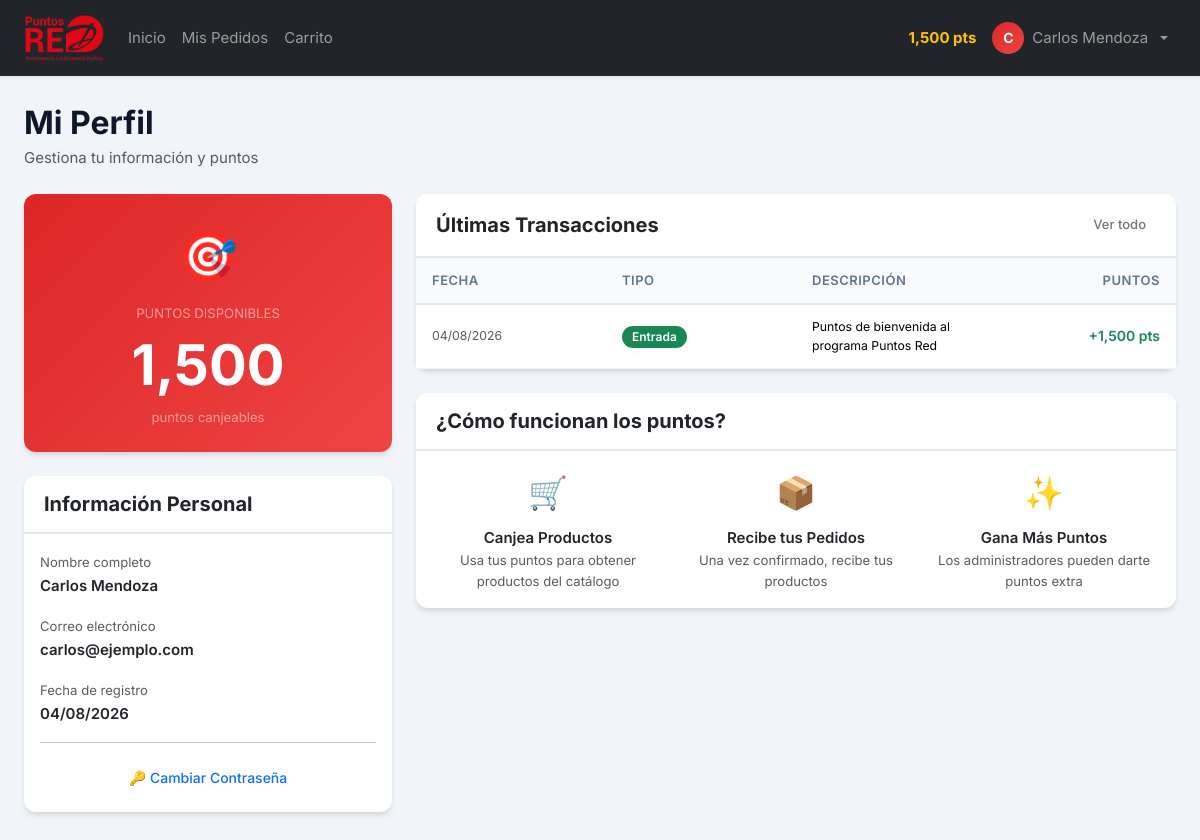
Page /usuario/perfil.php (signed in) on the committed database.
### tables this page shows
CREATE TABLE usuarios (
    id                  INT UNSIGNED AUTO_INCREMENT PRIMARY KEY,
    nombre              VARCHAR(150) NOT NULL,
    email               VARCHAR(200) NOT NULL UNIQUE,
    contrasena_hash     VARCHAR(255) NOT NULL,            
    puntos_disponibles  INT UNSIGNED DEFAULT 0,           
    rol                 ENUM('admin','usuario') NOT NULL DEFAULT 'usuario',
    estado              ENUM('activo','inactivo') NOT NULL DEFAULT 'activo',
    fecha_creacion      DATETIME DEFAULT CURRENT_TIMESTAMP
);

CREATE TABLE historial_puntos (
    id              INT UNSIGNED AUTO_INCREMENT PRIMARY KEY,
    usuario_id      INT UNSIGNED NOT NULL,
    admin_id        INT UNSIGNED,                         
    cantidad_puntos INT NOT NULL,                         
    tipo_movimiento ENUM('asignacion','gasto','devolucion','ajuste') NOT NULL,
    motivo          VARCHAR(200),
    descripcion     TEXT,
    fecha_movimiento DATETIME DEFAULT CURRENT_TIMESTAMP,
    CONSTRAINT fk_historial_usuario FOREIGN KEY (usuario_id)
        REFERENCES usuarios(id) ON DELETE CASCADE ON UPDATE CASCADE,
    CONSTRAINT fk_historial_admin FOREIGN KEY (admin_id)
        REFERENCES usuarios(id) ON DELETE SET NULL ON UPDATE CASCADE
);

### includes/sesion.php (called while the page is built, shortened)
<?php
require_once __DIR__ . '/../config/seguridad.php';
function obtener_usuario_sesion() {
    return [
        'id'     => $_SESSION['usuario_id'] ?? 0,
        'nombre' => $_SESSION['nombre']     ?? '',
        'email'  => $_SESSION['email']      ?? '',
        'rol'    => $_SESSION['rol']        ?? '',
        'puntos' => $_SESSION['puntos']     ?? 0,
    ];
}

### config/seguridad.php (called while the page is built, shortened)
<?php
function sanitizar_salida($texto) {
    return htmlspecialchars($texto ?? '', ENT_QUOTES, 'UTF-8');
}

### usuario/perfil.php (the view, shortened to what this page needs)
<?php
require_once '../includes/sesion.php';
require_once '../config/conexion.php';
$usuario = obtener_usuario_sesion();
$stmt = $pdo->prepare(
    "SELECT hp.*, u.nombre as admin_nombre
     FROM historial_puntos hp
     LEFT JOIN usuarios u ON hp.admin_id = u.id
     WHERE hp.usuario_id = ?
     ORDER BY hp.fecha_movimiento DESC
     LIMIT 5"
);
$stmt->execute([$usuario['id']]);
$transacciones = $stmt->fetchAll();
$stmt = $pdo->prepare("SELECT fecha_creacion FROM usuarios WHERE id = ?");
$stmt->execute([$usuario['id']]);
$fecha_registro = $stmt->fetchColumn();
?>
<!DOCTYPE html>
<html lang="es">
<head>
    <link href="https://cdn.jsdelivr.net/npm/bootstrap@5.3.2/dist/css/bootstrap.min.css" rel="stylesheet">
    <link href="../assets/css/estilos.css" rel="stylesheet">
</head>
<body>
<?php require_once '../includes/navbar.php'; ?>
<div class="main-content">
<div class="container-fluid px-4">
    <div class="mb-4">
        <h2 class="fw-bold mb-1">Mi Perfil</h2>
        <p class="text-muted mb-0">Gestiona tu información y puntos</p>
    </div>
    <div class="row g-4">
        <div class="col-lg-4">
            <div class="card text-center mb-4" style="background: linear-gradient(135deg, #dc2626, #ef4444); color: white;">
                <div class="card-body py-4">
                    <div class="mb-2" style="font-size: 48px;">🎯</div>
                    <div class="text-white-50 small">PUNTOS DISPONIBLES</div>
                    <div class="display-4 fw-bold my-2">
                        <?= number_format($usuario['puntos']) ?>
                    </div>
                    <div class="small text-white-50">puntos canjeables</div>
                </div>
            </div>
            <div class="card">
                <div class="card-header">
                    <h5 class="mb-0 fw-bold">Información Personal</h5>
                </div>
                <div class="card-body">
                    <div class="mb-3">
                        <label class="text-muted small">Nombre completo</label>
                        <div class="fw-semibold"><?= sanitizar_salida($usuario['nombre']) ?></div>
                    </div>
                    <div class="mb-3">
                        <label class="text-muted small">Correo electrónico</label>
                        <div class="fw-semibold"><?= sanitizar_salida($usuario['email']) ?></div>
                    </div>
                    <div class="mb-3">
                        <label class="text-muted small">Fecha de registro</label>
                        <div class="fw-semibold">
                            <?= $fecha_registro ? date('d/m/Y', strtotime($fecha_registro)) : 'No disponible' ?>
                        </div>
                    </div>
                    <hr>
                    <button class="btn btn-outline-primary w-100"
                            onclick="abrirModalPassword()">
                        🔑 Cambiar Contraseña
                    </button>
                </div>
            </div>
        </div>
        <div class="col-lg-8">
            <div class="card">
                <div class="card-header d-flex justify-content-between align-items-center">
                    <h5 class="mb-0 fw-bold">Últimas Transacciones</h5>
                    <a href="#" class="btn btn-sm btn-outline-secondary">Ver todo</a>
                </div>
                <div class="card-body p-0">
                    <?php if (empty($transacciones)): ?>
                    <div class="text-center py-5 text-muted">
                        <div style="font-size: 48px;">📊</div>
                        <p class="mt-2">No hay transacciones registradas</p>
                    </div>
                    <?php else: ?>
                    <div class="table-responsive">
                        <table class="table table-hover mb-0">
                            <thead>
                                <tr>
                                    <th>Fecha</th>
                                    <th>Tipo</th>
                                    <th>Descripción</th>
                                    <th class="text-end">Puntos</th>
                                </tr>
                            </thead>
                            <tbody>
                                <?php foreach ($transacciones as $t): ?>
                                <tr>
                                    <td class="text-muted small">
                                        <?= date('d/m/Y', strtotime($t['fecha_movimiento'])) ?>
                                    </td>
                                    <td>
                                        <?php
                                        $es_entrada = $t['cantidad_puntos'] > 0;
                                        $badge_tipo = $es_entrada ? 'bg-success' : 'bg-danger';
                                        $texto_tipo = $es_entrada ? 'Entrada' : 'Gasto';
                                        ?>
                                        <span class="badge <?= $badge_tipo ?>">
                                            <?= $texto_tipo ?>
                                        </span>
                                    </td>
                                    <td class="small">
                                        <?= sanitizar_salida($t['descripcion'] ?: $t['motivo']) ?>
                                    </td>
                                    <td class="text-end fw-semibold <?= $es_entrada ? 'text-success' : 'text-danger' ?>">
                                        <?= $es_entrada ? '+' : '' ?><?= number_format($t['cantidad_puntos']) ?> pts
                                    </td>
                                </tr>
                                <?php endforeach; ?>
                            </tbody>
                        </table>
                    </div>
                    <?php endif; ?>
                </div>
            </div>
            <div class="card mt-4">
                <div class="card-header">
                    <h5 class="mb-0 fw-bold">¿Cómo funcionan los puntos?</h5>
                </div>
                <div class="card-body">
                    <div class="row g-3">
                        <div class="col-md-4 text-center">
                            <div style="font-size: 32px;">🛒</div>
                            <div class="fw-semibold mt-2">Canjea Productos</div>
                            <p class="text-muted small mb-0">
                                Usa tus puntos para obtener productos del catálogo
                            </p>
                        </div>
                        <div class="col-md-4 text-center">
                            <div style="font-size: 32px;">📦</div>
                            <div class="fw-semibold mt-2">Recibe tus Pedidos</div>
                            <p class="text-muted small mb-0">
                                Una vez confirmado, recibe tus productos
                            </p>
                        </div>
                        <div class="col-md-4 text-center">
                            <div style="font-size: 32px;">✨</div>
                            <div class="fw-semibold mt-2">Gana Más Puntos</div>
                            <p class="text-muted small mb-0">
                                Los administradores pueden darte puntos extra
                            </p>
                        </div>
                    </div>
                </div>
            </div>
        </div>
    </div>
</div>
</div>
</body>
</html>

### assets/css/estilos.css (style rules this page uses)
:root { --primary: #dc2626; --primary-light: #ef4444; --primary-dark: #991b1b; --secondary: #64748b; --success: #10b981; --danger: #ef4444; --warning: #f59e0b; --info: #06b6d4; --light: #f8fafc; --dark: #0f172a; --border: #e2e8f0; --shadow: 0 4px 6px -1px rgba(0,0,0,0.1), 0 2px 4px -1px rgba(0,0,0,0.06); --shadow-lg: 0 10px 15px -3px rgba(0,0,0,0.1), 0 4px 6px -2px rgba(0,0,0,0.05); --radius: 12px; --radius-sm: 8px; }
body { font-family: 'Inter', -apple-system, BlinkMacSystemFont, 'Segoe UI', sans-serif; background-color: #f1f5f9; color: var(--dark); font-size: 15px; line-height: 1.6; overflow-y: scroll; }
.main-content { padding: 28px 0; min-height: calc(100vh - 60px); }
.card { border: none; border-radius: var(--radius); box-shadow: var(--shadow); background: white; }
.card-header { background: white; border-bottom: 2px solid var(--border); border-radius: var(--radius) var(--radius) 0 0 !important; padding: 16px 20px; font-weight: 600; font-size: 16px; }
.table { font-size: 14px; margin-bottom: 0; table-layout: fixed; width: 100%; }
.table thead th { background-color: #f8fafc; border-bottom: 2px solid var(--border); font-weight: 600; font-size: 13px; text-transform: uppercase; letter-spacing: 0.5px; color: var(--secondary); padding: 12px 16px; white-space: nowrap; vertical-align: middle; }
.table tbody td { padding: 12px 16px; vertical-align: middle; border-bottom: 1px solid #f1f5f9; overflow: hidden; text-overflow: ellipsis; }
.btn { border-radius: var(--radius-sm); font-weight: 500; font-size: 14px; padding: 8px 16px; transition: all 0.2s ease; border: none; }
.btn-sm { padding: 5px 10px; font-size: 13px; }
.badge { font-size: 12px; font-weight: 600; padding: 5px 10px; border-radius: 20px; }

### rows in the picture
usuarios: fecha_creacion "04/08/2026"
historial_puntos: fecha_movimiento "04/08/2026", cantidad_puntos "Entrada", descripcion "Puntos de bienvenida al programa Puntos Red", cantidad_puntos "1,500"

### other values in the picture
$puntos_usuario "1,500"
substr($nombre_usuario, 0, 1) "C"
$nombre_usuario "Carlos Mendoza"
$usuario['puntos'] "1,500"
sanitizar_salida($usuario['nombre']) "Carlos Mendoza"
sanitizar_salida($usuario['email']) "carlos@ejemplo.com"
